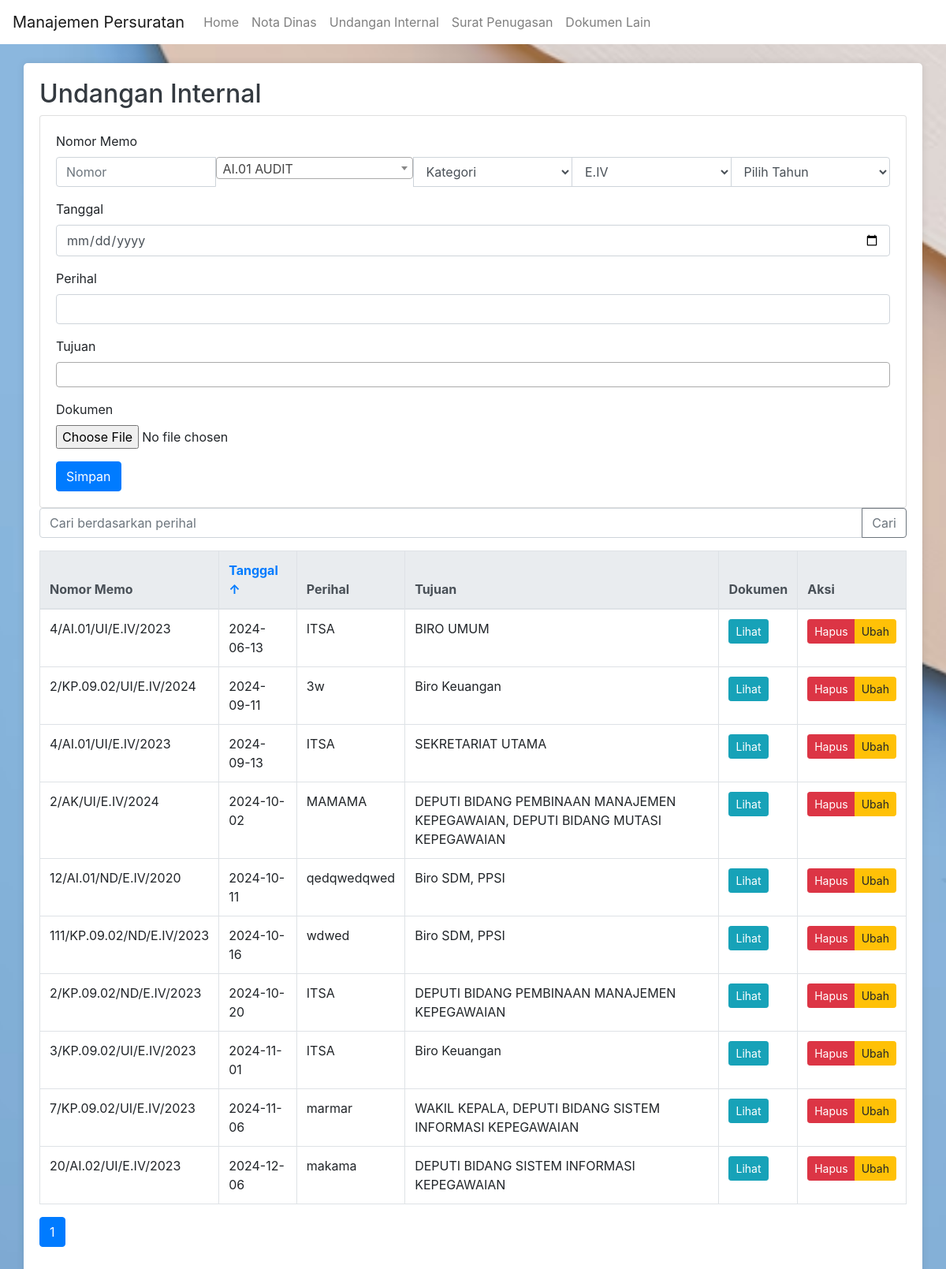
The page /undangan_internal.php on the database its author committed.
### tables this page shows
CREATE TABLE `undangan_internal` (
  `id` int(11) NOT NULL AUTO_INCREMENT,
  `nomor_memo` varchar(255) NOT NULL,
  `tanggal` date NOT NULL,
  `perihal` varchar(255) NOT NULL,
  `tujuan` varchar(255) NOT NULL,
  `dokumen` varchar(255) DEFAULT NULL,
  PRIMARY KEY (`id`)
);

### undangan_internal.php (the view, shortened to what this page needs)
<?php
include 'config.php';
$search = '';
$order = isset($_GET['order']) ? $_GET['order'] : 'ASC';
$order = $order === 'DESC' ? 'DESC' : 'ASC';
$limit = 10;
$page = isset($_GET['page']) ? (int)$_GET['page'] : 1;
$offset = ($page - 1) * $limit;
$result = $conn->query("SELECT * FROM undangan_internal WHERE perihal LIKE '%$search%' ORDER BY tanggal $order LIMIT $limit OFFSET $offset");
$total_result = $conn->query("SELECT COUNT(*) AS total FROM undangan_internal WHERE perihal LIKE '%$search%'");
$total_rows = $total_result->fetch_assoc()['total'];
$total_pages = ceil($total_rows / $limit);
?>
<!DOCTYPE html>
<html lang="en">
<head>
    <link rel="stylesheet" href="https://maxcdn.bootstrapcdn.com/bootstrap/4.0.0/css/bootstrap.min.css">
    <link href="https://cdnjs.cloudflare.com/ajax/libs/select2/4.0.13/css/select2.min.css" rel="stylesheet" />
</head>
<body>
<nav class="navbar navbar-expand-lg navbar-light">
    <a class="navbar-brand" href="#">Manajemen Persuratan</a>
    <div class="collapse navbar-collapse">
        <ul class="navbar-nav mr-auto">
            <li class="nav-item"><a class="nav-link" href="dashboard.php">Home</a></li>
            <li class="nav-item"><a class="nav-link" href="nota_dinas.php">Nota Dinas</a></li>
            <li class="nav-item"><a class="nav-link" href="undangan_internal.php">Undangan Internal</a></li>
            <li class="nav-item"><a class="nav-link" href="surat_penugasan.php">Surat Penugasan</a></li>
            <li class="nav-item"><a class="nav-link" href="dokumen_lain_lain.php">Dokumen Lain</a></li>
        </ul>
    </div>
</nav>
<div class="container mt-4">
    <h2>Undangan Internal</h2>
    <div class="card">
        <div class="card-body">
            <form method="POST" action="" enctype="multipart/form-data">
                <div class="form-group">
                    <label>Nomor Memo</label>
                    <div class="input-group">
                        <input type="number" name="nomor" class="form-control" placeholder="Nomor" required>
                        <select name="kategori" class="form-control" required>
                            <option value="">Kategori</option>
                        </select>
                        <select name="kode_unit" class="form-control" required>
                            <option value="E.IV">E.IV</option>
                        </select>
                        <select name="tahun" class="form-control" required>
                            <option value="">Pilih Tahun</option>
                        </select>
                    </div>
                </div>
                <div class="form-group">
                    <label>Tanggal</label>
                    <input type="date" name="tanggal" class="form-control" required>
                </div>
                <div class="form-group">
                    <label>Perihal</label>
                    <input type="text" name="perihal" class="form-control" required>
                </div>
                <div class="form-group">
                    <label>Tujuan</label>
                </div>
                <div class="form-group">
                    <label>Dokumen</label>
                    <input type="file" name="dokumen" class="form-control-file" accept=".pdf,.doc,.docx" required>
                </div>
                <button type="submit" class="btn btn-primary">Simpan</button>
            </form>
        </div>
    </div>
    <form method="POST" action="" class="mb-3">
        <div class="input-group">
            <input type="text" name="search" class="form-control" placeholder="Cari berdasarkan perihal" value="<?= htmlspecialchars($search) ?>">
            <div class="input-group-append">
                <button class="btn btn-outline-secondary" type="submit">Cari</button>
            </div>
        </div>
    </form>
    <table class="table table-bordered table-hover">
    <thead class="thead-light">
        <tr>
            <th scope="col">Nomor Memo</th>
            <th scope="col"><a href="?order=<?= $order === 'ASC' ? 'DESC' : 'ASC' ?>">Tanggal <?= $order === 'ASC' ? '↑' : '↓' ?></a></th>
            <th scope="col">Perihal</th>
            <th scope="col">Tujuan</th>
            <th scope="col">Dokumen</th>
            <th scope="col">Aksi</th>
        </tr>
    </thead>
    <tbody>
        <?php
        while ($row = $result->fetch_assoc()) {
        ?>
            <tr>
                <td><?= htmlspecialchars($row['nomor_memo']) ?></td>
                <td><?= htmlspecialchars($row['tanggal']); ?></td>
                <td><?= htmlspecialchars($row['perihal']); ?></td>
                <td><?= htmlspecialchars($row['tujuan']); ?></td>
                <td>
                    <a href="uploads/<?= htmlspecialchars($row['dokumen']); ?>" class="btn btn-info btn-sm" target="_blank">Lihat</a>
                </td>
                <td class="text-center">
                    <div class="btn-group" role="group" aria-label="Basic example">
                        <a href="?delete_id=<?= $row['id']; ?>" class="btn btn-danger btn-sm" onclick="return confirm('Apakah Anda yakin ingin menghapus data ini?');">
                            <i class="fas fa-trash-alt"></i> Hapus
                        </a>
                        <a href="edit_undangan_internal.php?id=<?= $row['id'] ?>" class="btn btn-warning btn-sm">
                            <i class="fas fa-edit"></i> Ubah
                        </a>
                    </div>
                </td>
            </tr>
        <?php } ?>
    </tbody>
</table>
    <nav>
        <ul class="pagination">
            <?php for ($i = 1; $i <= $total_pages; $i++) : ?>
                <li class="page-item <?= ($i == $page) ? 'active' : ''; ?>">
                    <a class="page-link" href="?page=<?= $i; ?>&order=<?= $order; ?>"><?= $i; ?></a>
                </li>
            <?php endfor; ?>
        </ul>
    </nav>
</div>
</body>
</html>

### undangan_internal.php (style rules this page uses)
body { background-image: url('ocean-blue-copy-space-abstract-paper-waves_23-2148319152.avif'); background-size: cover; background-repeat: no-repeat; background-position: center; }
body { background-color: #f8f9fa; padding-top: 56px; }
h2, h3 { color: #343a40; }
.navbar { position: fixed; top: 0; width: 100%; z-index: 1030; background-color: #ffffff; }
.navbar a { color: #ffffff; }
.container { margin-top: 20px; padding: 20px; background-color: #ffffff; border-radius: 5px; box-shadow: 0 0 10px rgba(0, 0, 0, 0.1); }

### rows shown on the page
undangan_internal: nomor_memo "4/AI.01/UI/E.IV/2023", tanggal "2024-06-13", perihal "ITSA", tujuan "BIRO UMUM"
undangan_internal: nomor_memo "2/KP.09.02/UI/E.IV/2024", tanggal "2024-09-11", perihal "3w", tujuan "Biro Keuangan"
undangan_internal: nomor_memo "4/AI.01/UI/E.IV/2023", tanggal "2024-09-13", perihal "ITSA", tujuan "SEKRETARIAT UTAMA"
undangan_internal: nomor_memo "2/AK/UI/E.IV/2024", tanggal "2024-10-02", perihal "MAMAMA", tujuan "DEPUTI BIDANG PEMBINAAN MANAJEMEN KEPEGAWAIAN, DEPUTI BIDANG MUTASI KEPEGAWAIAN"
undangan_internal: nomor_memo "12/AI.01/ND/E.IV/2020", tanggal "2024-10-11", perihal "qedqwedqwed", tujuan "Biro SDM, PPSI"
undangan_internal: nomor_memo "111/KP.09.02/ND/E.IV/2023", tanggal "2024-10-16", perihal "wdwed", tujuan "Biro SDM, PPSI"
undangan_internal: nomor_memo "2/KP.09.02/ND/E.IV/2023", tanggal "2024-10-20", perihal "ITSA", tujuan "DEPUTI BIDANG PEMBINAAN MANAJEMEN KEPEGAWAIAN"
undangan_internal: nomor_memo "3/KP.09.02/UI/E.IV/2023", tanggal "2024-11-01", perihal "ITSA", tujuan "Biro Keuangan"
undangan_internal: nomor_memo "7/KP.09.02/UI/E.IV/2023", tanggal "2024-11-06", perihal "marmar", tujuan "WAKIL KEPALA, DEPUTI BIDANG SISTEM INFORMASI KEPEGAWAIAN"
undangan_internal: nomor_memo "20/AI.02/UI/E.IV/2023", tanggal "2024-12-06", perihal "makama", tujuan "DEPUTI BIDANG SISTEM INFORMASI KEPEGAWAIAN"
